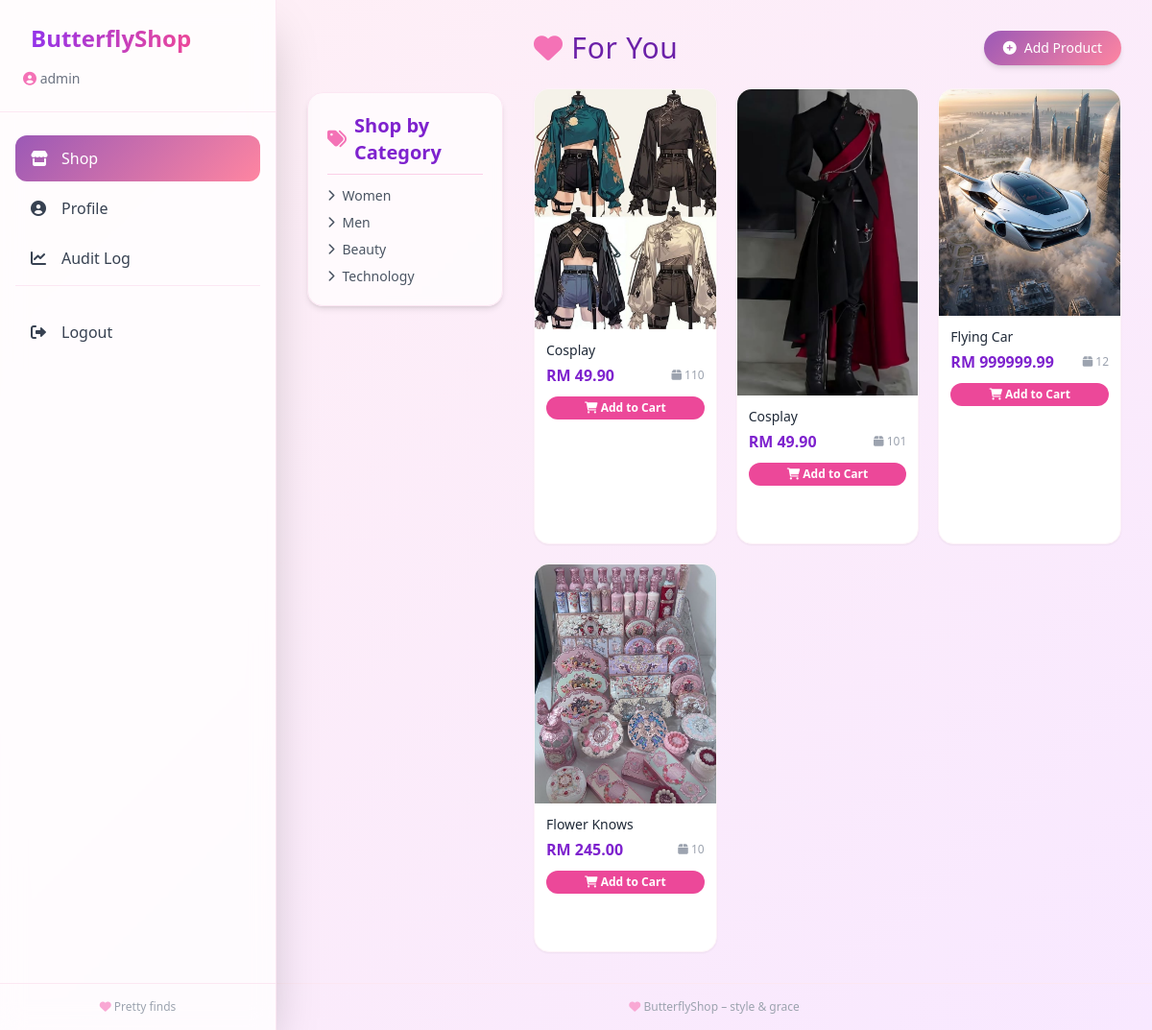
The app's page /inventory/ (signed in) with its own data.
### accounts/models.py (models this page shows, shortened)
class User(AbstractUser):
    ROLE_CHOICES = (
        ('admin', 'Admin'),
        ('user', 'Normal User'),
    )
    role = models.CharField(max_length=10, choices=ROLE_CHOICES, default='user')

### inventory/models.py (models this page shows, shortened)
class Item(models.Model):
    CATEGORY_CHOICES = [
        ('women', 'Women'),
        ('men', 'Men'),
        ('beauty', 'Beauty'),
        ('technology', 'Technology'),
    ]
    name = models.CharField(max_length=100)
    quantity = models.PositiveIntegerField(default=0)
    price = models.DecimalField(max_digits=10, decimal_places=2, default=49.90)
    category = models.CharField(max_length=20, choices=CATEGORY_CHOICES, default='women')
    image = models.ImageField(upload_to='product_images/', null=True, blank=True)
    created_by = models.ForeignKey(settings.AUTH_USER_MODEL, on_delete=models.CASCADE)
    created_at = models.DateTimeField(auto_now_add=True)

### inventory/views.py (the view)
# urls.py: path('', views.ItemListView.as_view(), name='item_list'),
class ItemListView(LoginRequiredMixin, ListView):
    model = Item
    template_name = 'inventory/item_list.html'
    context_object_name = 'items'
    def get_queryset(self):
        queryset = Item.objects.all()  # all users see all items
        category = self.request.GET.get('cat')
        if category:
            queryset = queryset.filter(category=category)
        return queryset
    def get_context_data(self, **kwargs):
        context = super().get_context_data(**kwargs)
        context['current_category'] = self.request.GET.get('cat', '')
        return context

### templates/inventory/item_list.html (shortened to what this page needs)
{% extends 'base.html' %}
{% load static %}
{% block content %}
<div class="flex flex-col lg:flex-row gap-8">
    <aside class="lg:w-1/4 xl:w-1/5">
        <div class="bg-white/70 backdrop-blur-sm rounded-2xl shadow-md p-5 sticky top-24 border border-pink-100">
            <h3 class="text-xl font-semibold text-purple-700 mb-3 border-b border-pink-200 pb-2 flex items-center">
                <i class="fas fa-tags mr-2 text-pink-400"></i> Shop by Category
            </h3>
            <div class="grid grid-cols-1 gap-y-2 text-sm">
                <a href="?cat=women" class="sidebar-link flex items-center text-gray-600 hover:text-pink-500 transition {% if current_category == 'women' %}text-pink-600 font-semibold{% endif %}">
                    <i class="fas fa-chevron-right text-xs mr-2"></i> Women
                </a>
                <a href="?cat=men" class="sidebar-link flex items-center text-gray-600 hover:text-pink-500 transition {% if current_category == 'men' %}text-pink-600 font-semibold{% endif %}">
                    <i class="fas fa-chevron-right text-xs mr-2"></i> Men
                </a>
                <a href="?cat=beauty" class="sidebar-link flex items-center text-gray-600 hover:text-pink-500 transition {% if current_category == 'beauty' %}text-pink-600 font-semibold{% endif %}">
                    <i class="fas fa-chevron-right text-xs mr-2"></i> Beauty
                </a>
                <a href="?cat=technology" class="sidebar-link flex items-center text-gray-600 hover:text-pink-500 transition {% if current_category == 'technology' %}text-pink-600 font-semibold{% endif %}">
                    <i class="fas fa-chevron-right text-xs mr-2"></i> Technology
                </a>
            </div>
        </div>
    </aside>
    <main class="lg:w-3/4 xl:w-4/5">
        <div class="flex justify-between items-center flex-wrap gap-3 mb-6">
            <div>
                <h1 class="text-3xl font-light tracking-wide text-purple-800">
                    <i class="fas fa-heart text-pink-400"></i> For You
                </h1>
            </div>
            {% if user.role == 'admin' %}
                <a href="{% url 'inventory:item_create' %}" class="btn-primary text-white px-5 py-2 rounded-full text-sm shadow-md transition flex items-center gap-2">
                    <i class="fas fa-plus-circle"></i> Add Product
                </a>
            {% endif %}
        </div>
        <div class="grid grid-cols-2 sm:grid-cols-2 md:grid-cols-3 gap-5">
            {% for item in items %}
                <div class="group bg-white rounded-2xl overflow-hidden shadow-sm card-hover border border-pink-50">
                    <div class="aspect-w-1 aspect-h-1 bg-pink-50">
                        {% if item.image %}
                            <img src="{{ item.image.url }}" alt="{{ item.name }}" class="w-full h-full object-cover group-hover:scale-105 transition duration-500">
                        {% else %}
                            <div class="w-full h-full flex items-center justify-center text-pink-200">
                                <i class="fas fa-image text-4xl"></i>
                            </div>
                        {% endif %}
                    </div>
                    <div class="p-3">
                        <h3 class="text-sm font-medium text-gray-800 truncate">{{ item.name }}</h3>
                        <div class="flex items-center justify-between mt-1">
                            <span class="text-base font-semibold text-purple-700">RM {{ item.price|default:"49.90" }}</span>
                            <span class="text-xs text-gray-400"><i class="fas fa-box"></i> {{ item.quantity }}</span>
                        </div>
                        {% if user.is_authenticated %}
                            <form method="post" action="{% url 'cart:add' item.id %}" class="mt-2">
                                <button type="submit" class="w-full bg-pink-500 hover:bg-pink-600 text-white text-xs font-semibold py-1 rounded-full transition">
                                    <i class="fas fa-shopping-cart"></i> Add to Cart
                                </button>
                            </form>
                        {% else %}
                            <div class="mt-2 text-center text-xs text-gray-400">
                                <a href="{% url 'login' %}" class="text-pink-500">Login to buy</a>
                            </div>
                        {% endif %}
                    </div>
                </div>
            {% endfor %}
        </div>
    </main>
</div>
{% endblock %}

### templates/base.html (shortened to what this page needs)
<!DOCTYPE html>
<html lang="en">
<head>
    <script src="https://cdn.tailwindcss.com"></script>
    <link rel="stylesheet" href="https://cdnjs.cloudflare.com/ajax/libs/font-awesome/6.0.0-beta3/css/all.min.css">
</head>
<body class="font-sans antialiased">
<div class="flex min-h-screen">
    <aside class="fixed inset-y-0 left-0 z-40 w-72 bg-white/80 backdrop-blur-md shadow-2xl border-r border-pink-100 flex flex-col sidebar-scroll overflow-y-auto transition-transform duration-300 -translate-x-full lg:translate-x-0">
        <div class="p-6 border-b border-pink-100">
            <a href="{% url 'inventory:item_list' %}" class="flex items-center space-x-2 text-2xl font-bold">
                <span class="bg-gradient-to-r from-purple-600 to-pink-500 bg-clip-text text-transparent">ButterflyShop</span>
            </a>
            {% if user.is_authenticated %}
                <div class="mt-4 text-sm text-gray-500">
                    <i class="fas fa-user-circle text-pink-400"></i> {{ user.username }}
                </div>
            {% endif %}
        </div>
        <nav class="flex-1 py-6 px-4 space-y-1">
            {% if user.is_authenticated %}
                <a href="{% url 'inventory:item_list' %}"
                   class="sidebar-link flex items-center space-x-3 px-4 py-3 rounded-xl text-gray-700 {% if request.resolver_match.url_name == 'item_list' or 'inventory' in request.path %}active{% endif %}">
                    <i class="fas fa-store w-5"></i>
                    <span>Shop</span>
                </a>
                <a href="{% url 'profile' %}"
                   class="sidebar-link flex items-center space-x-3 px-4 py-3 rounded-xl text-gray-700 {% if request.resolver_match.url_name == 'profile' %}active{% endif %}">
                    <i class="fas fa-user-circle w-5"></i>
                    <span>Profile</span>
                </a>
                {% if user.role == 'admin' %}
                <a href="{% url 'audit_log' %}"
                   class="sidebar-link flex items-center space-x-3 px-4 py-3 rounded-xl text-gray-700 {% if request.resolver_match.url_name == 'audit_log' %}active{% endif %}">
                    <i class="fas fa-chart-line w-5"></i>
                    <span>Audit Log</span>
                </a>
                {% endif %}
                <div class="pt-6 mt-6 border-t border-pink-100">
                    <form method="post" action="{% url 'logout' %}" class="w-full">
                        <button type="submit" class="sidebar-link flex items-center space-x-3 px-4 py-3 rounded-xl text-gray-700 w-full text-left hover:bg-red-50 hover:text-red-600">
                            <i class="fas fa-sign-out-alt w-5"></i>
                            <span>Logout</span>
                        </button>
                    </form>
                </div>
            {% endif %}
        </nav>
        <div class="p-4 border-t border-pink-100 text-center text-xs text-gray-400">
            <i class="fas fa-heart text-pink-300"></i> Pretty finds
        </div>
    </aside>
    <main class="flex-1 lg:ml-72 min-h-screen">
        <div class="p-4 md:p-8">
            {% block content %}
            {% endblock %}
        </div>
        <footer class="border-t border-pink-100 py-4 text-center text-gray-400 text-xs">
            <i class="fas fa-heart text-pink-300"></i> ButterflyShop – style & grace
        </footer>
    </main>
</div>
</body>
</html>

### templates/base.html (style rules this page uses)
body { background: linear-gradient(135deg, #fff0f5 0%, #f8e8ff 100%); }
.sidebar-link { transition: all 0.2s ease; }
.sidebar-link.active { background: linear-gradient(135deg, #9b59b6, #ff85a1); color: white; }
.btn-primary { background: linear-gradient(135deg, #9b59b6, #ff85a1); }

### records on screen
User: username "admin"
Item: image (picture), name "Cosplay", price "49.90", quantity "110"
Item: image (picture), name "Cosplay", price "49.90", quantity "101"
Item: image (picture), name "Flying Car", price "999999.99", quantity "12"
Item: image (picture), name "Flower Knows", price "245.00", quantity "10"
